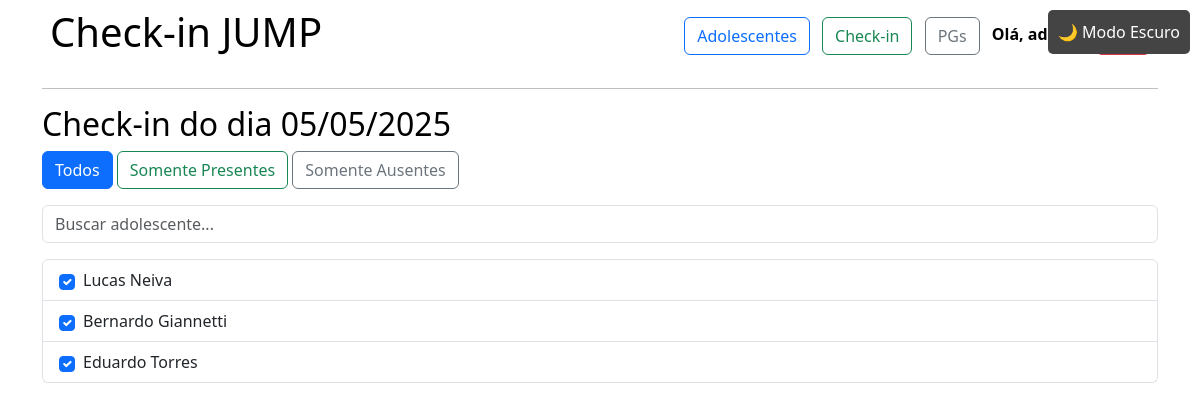
The app's page /checkin/3/ (signed in), older data.
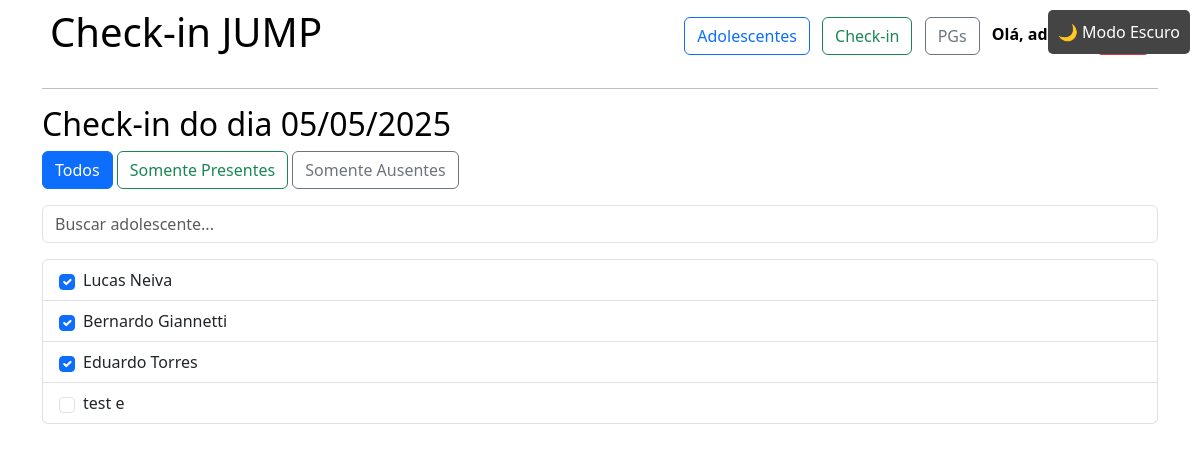
The same page, newer data.
### adolescentes/models.py (models this page shows, shortened)
class Adolescente(models.Model):
    nome = models.CharField(max_length=100)
    sobrenome = models.CharField(max_length=100)
    foto = models.ImageField(upload_to='fotos/', blank=True, null=True)
    data_nascimento = models.DateField()
    GENERO_CHOICES = [
        ("M", "Masculino"),
        ("F", "Feminino"),
    ]
    genero = models.CharField(max_length=1, choices=GENERO_CHOICES, blank=True, null=False)
    pg = models.ForeignKey(PequenoGrupo, on_delete=models.SET_NULL, blank=True, null=True, related_name='adolescentes')
    imperio = models.ForeignKey(Imperio, on_delete=models.SET_NULL, null=True, blank=True)
    data_inicio = models.DateField(blank=True, null=True)

### adolescentes/views.py (the view, shortened to what this page needs)
# urls.py: path("checkin/<int:dia_id>/", views.checkin_dia, name="checkin_dia"),
@login_required
def checkin_dia(request, dia_id):
    dia = get_object_or_404(DiaEvento, pk=dia_id)
    adolescentes = Adolescente.objects.all()
    filtro = request.GET.get('filtro', 'todos')  # padrão: todos
    presencas = Presenca.objects.filter(dia=dia)
    presentes_ids = presencas.filter(presente=True).values_list('adolescente_id', flat=True)
    if filtro == 'presentes':
        adolescentes = adolescentes.filter(id__in=presentes_ids)
    elif filtro == 'ausentes':
        adolescentes = adolescentes.exclude(id__in=presentes_ids)
    adolescentes = sorted(adolescentes, key=lambda x: x.id not in presentes_ids)
    return render(request, 'checkin/checkin_dia.html', {
        'dia': dia,
        'adolescentes': adolescentes,
        'presentes_ids': presentes_ids,
        'filtro': filtro,
    })

### adolescentes/templates/checkin/checkin_dia.html (shortened to what this page needs)
{% extends 'adolescentes/base.html' %}
{% block content %}
<h2>Check-in do dia {{ dia.data|date:"d/m/Y" }}</h2>
<div class="mb-3">
  <a href="?filtro=todos" class="btn btn-outline-primary {% if filtro == 'todos' %}active{% endif %}">Todos</a>
  <a href="?filtro=presentes" class="btn btn-outline-success {% if filtro == 'presentes' %}active{% endif %}">Somente Presentes</a>
  <a href="?filtro=ausentes" class="btn btn-outline-secondary {% if filtro == 'ausentes' %}active{% endif %}">Somente Ausentes</a>
</div>
<div class="mb-3">
  <input type="text" id="searchInput" class="form-control" placeholder="Buscar adolescente...">
</div>
<form method="post">
  <ul class="list-group mb-3">
    {% for adolescente in adolescentes %}
      <li class="list-group-item">
        <label class="form-check-label d-flex align-items-center">
          <input type="checkbox"
                 class="form-check-input me-2 presenca-checkbox"
                 data-adolescente-id="{{ adolescente.id }}"
                 {% if adolescente.id in presentes_ids %}checked{% endif %}>
          {{ adolescente.nome }} {{ adolescente.sobrenome }}
        </label>
      </li>
    {% endfor %}
  </ul>
</form>
{% endblock %}

Row changes from the older to the newer data that the page shows:
added Adolescente: nome "test", sobrenome "e"
